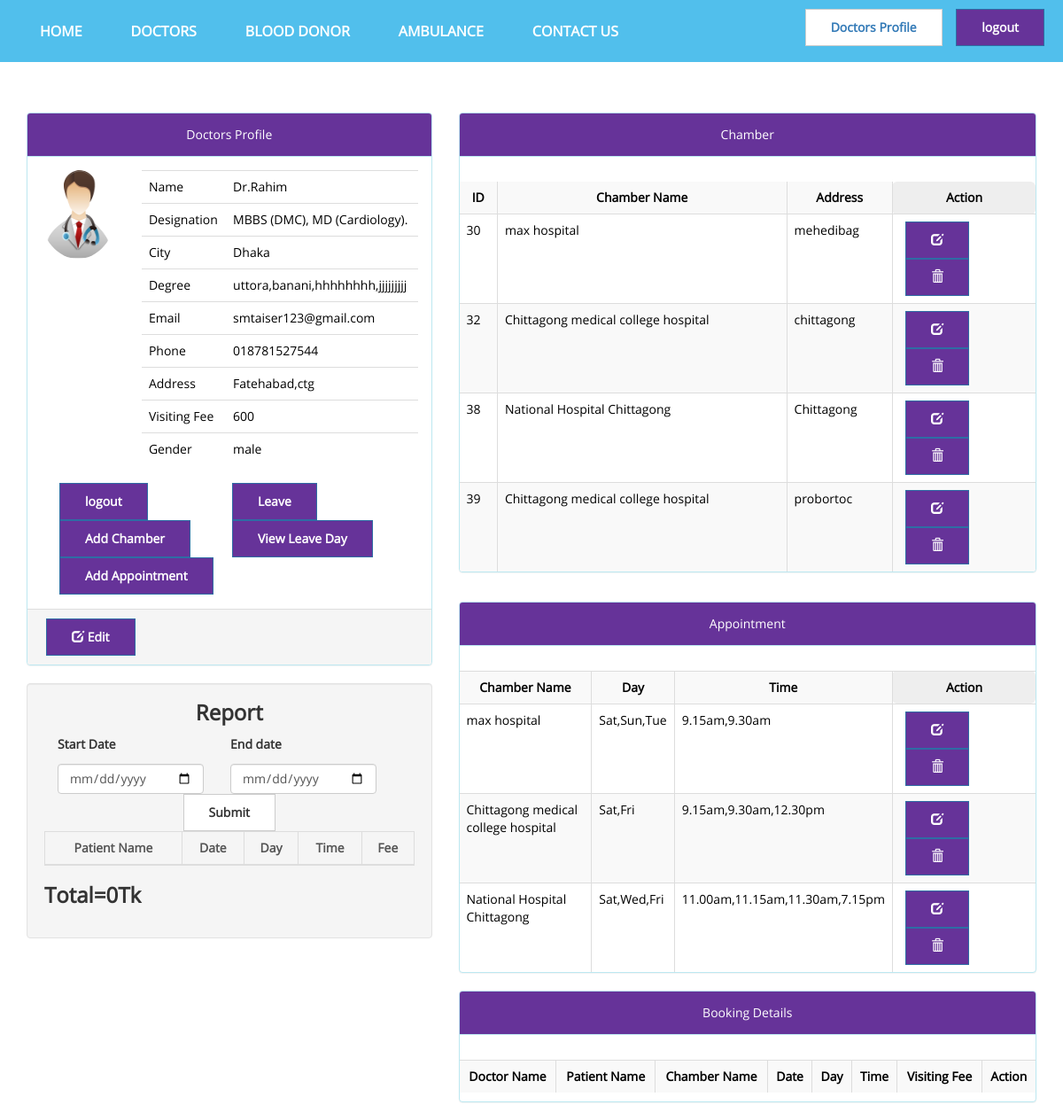
The app's page /views/Doctor/Profile/doctor-profile.php (signed in) with its own data.
### tables this page shows
CREATE TABLE `doctors` (
  `id` int(11) NOT NULL,
  `name` varchar(44) NOT NULL,
  `pic` varchar(100) NOT NULL,
  `city` varchar(255) NOT NULL,
  `degree` text NOT NULL,
  `designation` varchar(80) NOT NULL,
  `category` varchar(50) NOT NULL,
  `email` varchar(50) NOT NULL,
  `password` varchar(111) NOT NULL,
  `phone` varchar(50) NOT NULL,
  `address` varchar(50) NOT NULL,
  `gender` varchar(50) NOT NULL,
  `visiting_fee` int(5) NOT NULL,
  `bmdc_reg_no` int(11) NOT NULL,
  `confirm` int(11) NOT NULL DEFAULT '0',
  `is_active` varchar(10) NOT NULL DEFAULT 'Yes',
  `email_verified` varchar(111) DEFAULT 'yes'
);

CREATE TABLE `chambers` (
  `chamb_id` int(11) NOT NULL,
  `id` int(11) NOT NULL,
  `chamber_name` varchar(255) NOT NULL,
  `address` varchar(255) NOT NULL
);

CREATE TABLE `appointment` (
  `appointment_id` int(255) NOT NULL,
  `id` int(255) NOT NULL,
  `chamb_id` int(255) NOT NULL,
  `day` varchar(255) NOT NULL,
  `time` varchar(255) NOT NULL
);

### src/Model/Database.php (called while the page is built, shortened)
<?php
class Database{
    public $username="root";
    public $password="";
    public function __construct()
    {
        try {
            $this->conn = new PDO("mysql:host=localhost;dbname=doctor-information", $this->username, $this->password);
        }
        catch(PDOException $e) {
            echo $e->getMessage();
        }
    }
}

### src/Doctor/Doctor.php (called while the page is built, shortened)
<?php
class Doctor extends DB{
    public $email="";
    public function prepare($data=array()){
        if(array_key_exists('email',$data)){
            $this->email=$data['email'];
        }
        return $this;
    }
    public function view_profile($fetchMode="ASSOC"){
        $STH = $this->conn->query("SELECT * from doctors where email='$this->email'");
        $STH->setFetchMode(PDO::FETCH_OBJ);
        $singleUser  = $STH->fetch();
        return $singleUser;
    }
}

### src/Chambers/Chambers.php (called while the page is built, shortened)
<?php
class Chambers extends DB{
    public function index($mode="ASSOC")
    {
        $mode = strtoupper($mode);
        $STH = $this->conn->query("SELECT chamb_id,chamber_name,address from chambers WHERE id=".$_SESSION['dr_id']);
        if ($mode == "OBJ")
            $STH->setFetchMode(PDO::FETCH_OBJ);
        else
            $STH->setFetchMode(PDO::FETCH_ASSOC);
        $allData = $STH->fetchAll();
        return $allData;
    }
}

### src/Appointment/Appointment.php (called while the page is built, shortened)
<?php
class Appointment extends Database
{
    public function index(){
        $sqlQuery = "SELECT chambers.chamb_id,appointment.appointment_id,chambers.chamber_name,appointment.day,appointment.time FROM appointment INNER JOIN chambers ON appointment.chamb_id=chambers.chamb_id WHERE appointment.id=".$_SESSION['dr_id'];
        $STH = $this->conn->query($sqlQuery);
        $STH->setFetchMode(PDO::FETCH_OBJ);
        $allData = $STH->fetchAll();
       return $allData;
    }
}

### views/Doctor/Profile/doctor-profile.php (the view, shortened to what this page needs)
<?php
$objDoctor = new Doctor();
$objDoctor->prepare($_SESSION);
$singleUser  = $objDoctor->view_profile();
?>
<!doctype html>
<html lang="en">
<head>
    <link rel="stylesheet" href="../../../css/bootstrap.min.css">
    <link rel="stylesheet" href="../../../css/font-awesome.min.css">
    <link rel="stylesheet" href="../../../css/style.css">
    </head>
<body>
<?php include ('font_end_navbar.php');?>
<div class="container" align="left">
    <div class="row" align="left" style="margin-top:5%">
        <div class="col-md-5 ">
            <div class="panel panel-info" >
                <div class="panel-heading"
                <h3 class="panel-title" style="color: white" align="center">Doctors Profile</h3>
            </div>
            <div class="panel-body">
                <div class="row">
                    <div class="col-md-3 col-lg-3 " align="left"> <img src="images/<?php echo $singleUser->pic ?>" style="width:150px; height:100px;" alt=""  class="img-circle img-responsive"> </div>
                        <div class=" col-md-9 col-lg-9 ">
                            <div class="table-responsive">
                            <table class="table table-user-information">
                                <tr>
                                <tr>
                                    <td>Name</td>
                                    <td><?php echo$singleUser->name ?></td>
                                </tr>
                                <tr>
                                    <td>Designation</td>
                                    <td><?php echo$singleUser->designation?></td>
                                </tr>
                                <tr>
                                      <td>City</td>
                                       <td><?php echo $singleUser->city ?></td>
                                </tr>
                                <tr>
                                    <td>Degree</td>
                                    <td><?php echo $singleUser->degree ?> </td>
                                </tr>
                                <tr>
                                    <td>Email</td>
                                    <td><?php echo$singleUser->email ?></td>
                                </tr>
                                <tr>
                                    <td>Phone</td>
                                    <td><?php echo$singleUser->phone ?></td>
                                </tr>
                                <tr>
                                    <td>Address</td>
                                    <td><?php echo$singleUser->address ?></td>
                                </tr>
                                <tr>
                                     <td> Visiting Fee</td>
                                <td><?php echo$singleUser->visiting_fee ?>  </td>
                                <tr>
                                <td>Gender</td>
                                <td><?php echo$singleUser->gender ?>
                                </td>
                                </tr>
                            </table>
                            </div>
                        </div>
                </div>
                          <div class="container">
                              <div class="row">
                                  <div class="col-sm-2">
                            <a href="../Authentication/logout.php" class="btn btn-primary">logout</a>
                            <a href="#" class="btn btn-primary"  data-toggle="modal" data-target="#myModal">Add Chamber</a>
                                      <a href="#" class="btn btn-primary" data-toggle="modal" data-target="#myModal1">Add Appointment</a>
                                  </div>
                                  <div class="col-sm-2">
                            <a href="#" class="btn btn-primary" data-toggle="modal" data-target="#myModal2">Leave</a>
                                      <a href="#" class="btn btn-primary" data-toggle="modal" data-target="#myModal4">View Leave Day</a>
                                  </div>
                              </div>
                              <div class="row">
                                  <div class="col-sm-2">
                                  </div>
                              </div>
                          </div>
                </div>
                <div class="panel-footer">
                           <a href="edit.php?id=<?php echo $singleUser->id ?>" class="btn btn-primary"  role="button" ><span
                                       class="glyphicon glyphicon-edit"></span> Edit</a>
                </div>
        </div>
<div class="well">
    <center>
    <h3>Report</h3></center>
    <div class="container">
        <div class="row">
            <div class="col-sm-2">
                <h5>Start Date</h5>
                <form method="post">
                    <input  type="date"  class="form-control" id="dateTimepicker" name="startdate" placeholder="dd/mm/yy" required>
            </div>
            <div class="col-sm-2">
                <h5>End date</h5>
                <input  type="date"  class="form-control" id="dateTimepicker" name="enddate" placeholder="dd/mm/yy" required>
            </div>
        </div>
    </div>
    <center>
        <button type="submit" class="btn btn-default" style="text-align: center">Submit</button></center> </form>
    <div class="table-responsive">
        <table  class="table table-striped table-bordered" >
            <thead>
            <tr>
                <th class="text-center">Patient Name</th>
                <th class="text-center">Date</th>
                <th class="text-center">Day</th>
                <th class="text-center">Time</th>
                <th class="text-center">Fee</th>
            </tr>
            </thead>
            <?php
            $sum=0;
                ?>
        </table>
</div>
    <h3>Total=<?php echo $sum?>Tk</h3>
</div>
           </div>
<?php
$obj=new \App\chambers\chambers();
$obj->prepare($_POST);
$allData = $obj->index("obj");
?>
<div class="col-md-7  ">
    <div class="panel panel-info" >
        <div class="panel-heading"
        <h3 class="panel-title" style="color: white" align="center">Chamber</h3>
    </div>
    <br>
    <table class="table table-striped table-striped2 table-bordered thc" style="color: black; ">
        <tr>
            <th class="text-center" style="">ID</th>
            <th class="text-center">Chamber Name</th>
            <th class="text-center">Address</th>
            <th class="jumbotron" width="20%" >Action</th>
        </tr>
        <?php
        foreach ($allData as $oneData) {
            ?>
            <tr>
                <td> <?php echo $oneData->chamb_id;?></td>
                <td><?php echo $oneData->chamber_name ?></td>
                <td><?php echo $oneData->address ?></td>
            <td>
                <a href="Edit_chambers.php?chamb_id=<?php echo $oneData->chamb_id ?>" class="btn btn-primary" ><span
                            class="glyphicon glyphicon-edit" title="Edit"></span> </a>
                <a onclick="return confirm('Are you sure you want to delete this item?');" href="delete.php?chamb_id=<?php echo $oneData->chamb_id ?>" class="btn btn-primary" ><span
                                class="glyphicon glyphicon-trash" title="Delete"></span> </a>
            </td>
            </tr>
        <?php } ?>
    </table>
</div>
    <?php
    $obj=new \App\Appointment\Appointment();
    $obj->prepare($_POST);
    $allData = $obj->index();
    ?>
    <div class="row" align="right" style="margin-top:5%">
    <div class="col-md-12 ">
        <div class="panel panel-info" >
            <div class="panel-heading"
            <h3 class="panel-title" style="color: white" align="center">Appointment</h3>
        </div>
        <br>
        <div class="table-responsive">
        <table class="table table-striped table-striped2 table-bordered thc" style="color: black; ">
            <tr>
                <th class="text-center">Chamber Name</th>
                <th class="text-center">Day</th>
                <th class="text-center">Time</th>
                <th class="jumbotron" width="20%" >Action</th>
            </tr>
            <?php
            foreach ($allData as $oneData) {
                ?>
                <tr>
                    <td><?php echo $oneData->chamber_name ?></td>
                    <td><?php echo $oneData->day ?></td>
                    <td><?php echo $oneData->time ?></td>
                    <td>
                        <a href="appointment_edit.php?chamb_id=<?php echo $oneData->chamb_id ?>&appointment_id=<?php echo $oneData->appointment_id?>" class="btn btn-primary" ><span
                                    class="glyphicon glyphicon-edit" title="Edit"></span> </a>
                        <a onclick="return confirm('Are you sure you want to delete this item?');" href="appointment_delete.php?chamb_id=<?php echo $oneData->chamb_id ?>&appointment_id=<?php echo $oneData->appointment_id?>" class="btn btn-primary"    ><span
                                    class="glyphicon glyphicon-trash" title="Delete"></span> </a>
                    </td>
                </tr>
            <?php } ?>
        </table>
        </div>
    </div>
</div>
        <div class="col-md-12 ">
            <div class="panel panel-info" >
                <div class="panel-heading"
                <h3 class="panel-title" style="color: white" align="center">Booking Details</h3>
            </div>
            <br>
            <div class="table-responsive">
                <table class="table table-striped table-striped2 table-bordered thc" style="color: black; ">
                    <tr>
                        <th class="text-center">Doctor Name</th>
                        <th class="text-center">Patient Name</th>
                        <th class="text-center">Chamber Name</th>
                        <th class="text-center">Date</th>
                        <th class="text-center">Day</th>
                        <th class="text-center">Time</th>
                        <th class="text-center"> Visiting Fee</th>
                        <th class="text-center">Action</th>
                    </tr>
                </table>
            </div>
    </div>
</div>
</body>
</html>

### views/Doctor/Profile/font_end_navbar.php (shortened to what this page needs)
<nav class="navbar navbar-default">
    <div class="container">
      <?php  if (isset($_SESSION['email'])){ ?>
          <div id="navbar" class="navbar-menu">
              <ul class="nav navbar-nav">
                  <li> <a href="../../../home.php">Home</a></li>
                  <li> <a href="../../Patient/view_search_doctor.php">Doctors</a></li>
                  <li> <a href="../../BloodDonor/view_search_blood_donor.php">Blood Donor</a></li>
                  <li> <a href="../../Ambulance/view_ambulance_search.php">Ambulance</a></li>
                  <li> <a href="../../Contact_Us/create.php">Contact Us</a></li>
              </ul>
              <ul class="nav navbar-right" style="color: white">
                  <button type="button"class="btn btn-default" style="color: white"> <a href="doctor-profile.php">Doctors Profile</a></button>
                   <a href="../Authentication/logout.php" class="btn btn-primary">logout</a>
              </ul>
          </div>
<?php }?>
    </div>
</nav>

### css/style.css (style rules this page uses)
*, *:after, *:before { box-sizing: border-box; }
a { text-decoration: none; font-family: 'OpenSans-Regular', sans-serif; font-weight: 700; text-decoration: none; }
img { max-width: 100%; height: auto; }
h1, h2, h3, h4, h5, h6 { font-family: "OpenSans-Regular", sans-serif; font-weight: 700; margin: 0 0 15px; color: #333333; }
html, body { height: 100% }
body { font-family: "OpenSans-Regular", sans-serif; font-size: 14px; line-height: 2; color: #555555; font-weight: 400; }
.btn { border-radius: 0; margin: 0 6px; padding: 10px 28px; font-weight: 700; -webkit-transition: .4s; transition: .4s; }
.navbar { margin: 0px; }
.navbar-default { background: none; border: none; border-color: none; background: #51bfec; padding: 10px 0px; border-radius: 0px; }
.navbar-default .navbar-nav li a { font-family: 'OpenSans-Bold' sans-serif; font-size: 16px; text-transform: uppercase; color: #fff; padding-right: 40px; -moz-transition: all 300ms ease-in-out; -webkit-transition: all 300ms ease-in-out; -o-transition: all 300ms ease-in-out; transition: all 300ms ease-in-out; }

### views/Doctor/Profile/doctor-profile.php (style rules this page uses)
.table-user-information > tbody > tr { border-top: 1px solid rgb(221, 221, 221); }
.table-user-information > tbody > tr:first-child { border-top: 0; }
.table-user-information > tbody > tr > td { border-top: 0; color: black; }
.panel-info > .panel-heading { background-color:rebeccapurple; }
.btn-primary { background-color: rebeccapurple; }

### records on screen
doctors: pic (picture), name "Dr.Rahim", designation "MBBS (DMC), MD (Cardiology).", city "Dhaka", degree "uttora,banani,hhhhhhhh,jjjjjjjjj", email "smtaiser123@gmail.com", phone "018781527544", address "Fatehabad,ctg", visiting_fee "600", gender "male"
chambers: chamb_id "30", chamber_name "max hospital", address "mehedibag"
chambers: chamb_id "32", chamber_name "Chittagong medical college hospital", address "chittagong"
chambers: chamb_id "38", chamber_name "National Hospital Chittagong", address "Chittagong"
chambers: chamb_id "39", chamber_name "Chittagong medical college hospital", address "probortoc"
appointment: chamb.chamber_name "max hospital", day "Sat,Sun,Tue", time "9.15am,9.30am"
appointment: chamb.chamber_name "Chittagong medical college hospital", day "Sat,Fri", time "9.15am,9.30am,12.30pm"
appointment: chamb.chamber_name "National Hospital Chittagong", day "Sat,Wed,Fri", time "11.00am,11.15am,11.30am,7.15pm"

### other values on screen
$sum "0"
